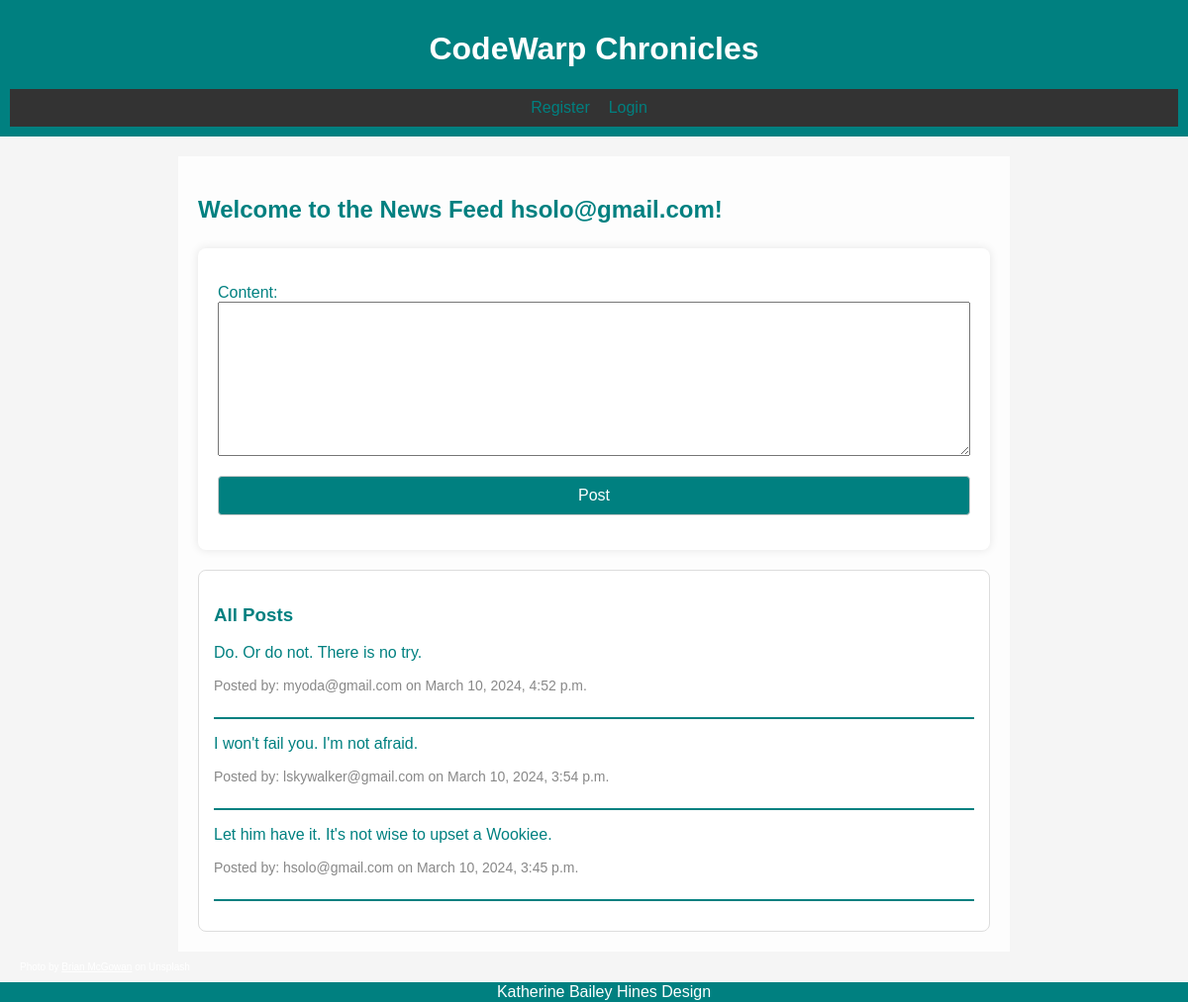
Screenshot of /news_feed/ (signed in) with the database file from the repository.
### main_app/models.py (models this page shows, shortened)
class CustomUser(AbstractBaseUser):
    email = models.EmailField(unique=True, validators=[EmailValidator()])
    first_name = models.CharField(max_length=30, validators=[MinLengthValidator(limit_value=2)])
    last_name = models.CharField(max_length=30, validators=[MinLengthValidator(limit_value=2)])
    is_active = models.BooleanField(default=True)
    is_staff = models.BooleanField(default=False)
    objects = CustomUserManager()
    USERNAME_FIELD = 'email'
    REQUIRED_FIELDS = ['first_name', 'last_name']
    is_superuser = models.BooleanField(default=False)

class Post(models.Model):
    user = models.ForeignKey(CustomUser, on_delete=models.CASCADE)
    content = models.TextField()
    created_at = models.DateTimeField(auto_now_add=True)

### main_app/views.py (the view)
# urls.py: path('news_feed/', news_feed, name='news_feed'),
@login_required
def news_feed(request):
    if request.method == 'POST':
        form = PostForm(request.POST)
        if form.is_valid():
            post = form.save(commit=False)
            post.user = request.user
            post.save()
            return redirect('news_feed')
    else:
        form = PostForm()
    posts = Post.objects.all().order_by('-created_at')
    return render(request, 'main_app/news_feed.html', {'form': form, 'posts': posts, 'user': request.user})

### main_app/forms.py
class PostForm(forms.ModelForm):
    class Meta:
        model = Post
        fields = ['content']

### main_app/templates/main_app/news_feed.html (shortened to what this page needs)
{% extends 'main_app/base.html' %}
{% block content %}
{% load static %}
    <div class="news-feed-container">
        <h2 class="fade-in">Welcome to the News Feed {{ user.email }}!</h2>
        <form method="post" action="{% url 'news_feed' %}" class="post-form">
            {{ form.as_p }}
            <button type="submit">Post</button>
        </form>
        <div class="post-container">
            <h3>All Posts</h3>
            {% for post in posts %}
                <div class="post">
                    <p>{{ post.content }}</p>
                    <p class="post-details">Posted by: {{ post.user.email }} on {{ post.created_at  }}</p>
                </div>
            {% endfor %}
        </div>
    </div>
    <p style="color: #fff; font-size: 10px;">Photo by <a href="https://unsplash.com/photos/white-robot-toy-on-black-background-ggg_B1MeqQk" style="color: #fff;">Brian McGowan</a> on Unsplash</p>
{% endblock %}

### main_app/templates/main_app/base.html (shortened to what this page needs)
<!DOCTYPE html>
<html lang="en">
<head>
</head>
<body>
    <header>
        <h1>CodeWarp Chronicles</h1>
        <nav>
            <ul>
                <li><a href="{% url 'register' %}">Register</a></li>&nbsp;
                <li><a href="{% url 'user_login' %}">Login</a></li>
            </ul>
        </nav>
    </header>
    <main>
        {% block content %}{% endblock %}
    </main>
    <footer>
        <div class="footer-content">
            Katherine Bailey Hines Design
        </div>
    </footer>
</body>
</html>

### main_app/templates/main_app/base.html (style rules this page uses)
body { font-family: 'Arial', sans-serif; background-color: #f5f5f5; color: #333; margin: 0; padding: 0; }
header { background-color: teal; color: #fff; padding: 10px; text-align: center; }
nav { background-color: #333; color: #fff; padding: 10px; }
nav ul { list-style-type: none; margin: 0; padding: 0; text-align: center; }
nav li { display: inline; margin-right: 10px; }
nav a { text-decoration: none; color: teal; }
main { padding: 20px; }
footer { background-color: teal; color: #fff; text-align: center; padding: 10px; position: absolute; bottom: 0; width: 100%; }
.footer-content { position: absolute; top: 50%; left: 50%; transform: translate(-50%, -50%); }
form { max-width: 400px; margin: 0 auto; background-color: #fff; padding: 20px; border-radius: 8px; box-shadow: 0 0 10px rgba(0, 0, 0, 0.1); margin-top: 25px; }
form input, form button { width: 100%; margin-bottom: 15px; padding: 10px; box-sizing: border-box; border: 1px solid #ccc; border-radius: 4px; font-size: 16px; }
form button { background-color: teal; color: #fff; cursor: pointer; }
.news-feed-container { max-width: 800px; margin: 0 auto; }
.post-form { margin-bottom: 20px; max-width: 800px; }
.post-container { border: 1px solid #ddd; padding: 15px; border-radius: 8px; background-color: #fff; }
.post { margin-bottom: 15px; border-bottom: 2px solid teal; padding-bottom: 10px; }
.post-details { font-size: 14px; color: #888; }
.post-form textarea, .post-form input[type="text"], .post-form input[type="email"], .post-form input[type="password"] { width: 100% !important; box-sizing: border-box; }
.fade-in { opacity: 0; animation: fadeIn 2s ease-in-out forwards; }

### rows the page displays
CustomUser: email "hsolo@gmail.com"
Post: content "Do. Or do not. There is no try.", user.email "myoda@gmail.com", created_at "March 10, 2024, 4:52 p.m."
Post: content "I won't fail you. I'm not afraid.", user.email "lskywalker@gmail.com", created_at "March 10, 2024, 3:54 p.m."
Post: content "Let him have it. It's not wise to upset a Wookiee.", user.email "hsolo@gmail.com", created_at "March 10, 2024, 3:45 p.m."
